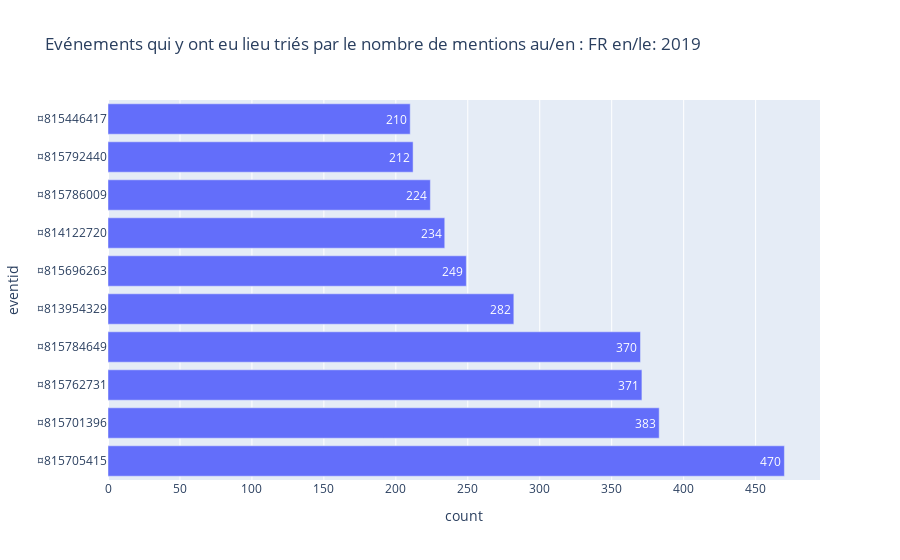

Write notebook code for a chart like this one.
### Code cell
# Requête 2 sur 1 période entre date_debut et date_fin
b = requete2(pays = country, year=2019, monthyear=201901, date_debut= '20190103', date_fin = '20190118')
plot_bar_chart_plotly(b, country, date)

### Figure 1 — Plotly figure (JSON) as saved in the notebook; plotly's stock layout.template omitted (floating-point values rounded to 4 significant figures)
{"data": [{"alignmentgroup": "True", "hoverlabel": {"namelength": 0}, "hovertemplate": "count=%{text}<br>eventid=%{y}", "legendgroup": "", "marker": {"color": "#636efa"}, "name": "", "offsetgroup": "", "orientation": "h", "showlegend": false, "text": [470, 383, 371, 370, 282, 249, 234, 224, 212, 210], "textposition": "auto", "type": "bar", "x": [470, 383, 371, 370, 282, 249, 234, 224, 212, 210], "xaxis": "x", "y": ["¤815705415", "¤815701396", "¤815762731", "¤815784649", "¤813954329", "¤815696263", "¤814122720", "¤815786009", "¤815792440", "¤815446417"], "yaxis": "y"}], "layout": {"autosize": true, "barmode": "relative", "legend": {"tracegroupgap": 0}, "title": {"text": "Evénements qui y ont eu lieu triés par le nombre de mentions au/en : FR en/le: 2019"}, "xaxis": {"anchor": "y", "autorange": true, "domain": [0, 1], "range": [0, 494.7], "title": {"text": "count"}, "type": "linear"}, "yaxis": {"anchor": "x", "autorange": true, "domain": [0, 1], "range": [-0.5, 9.5], "title": {"text": "eventid"}, "type": "category"}}}
